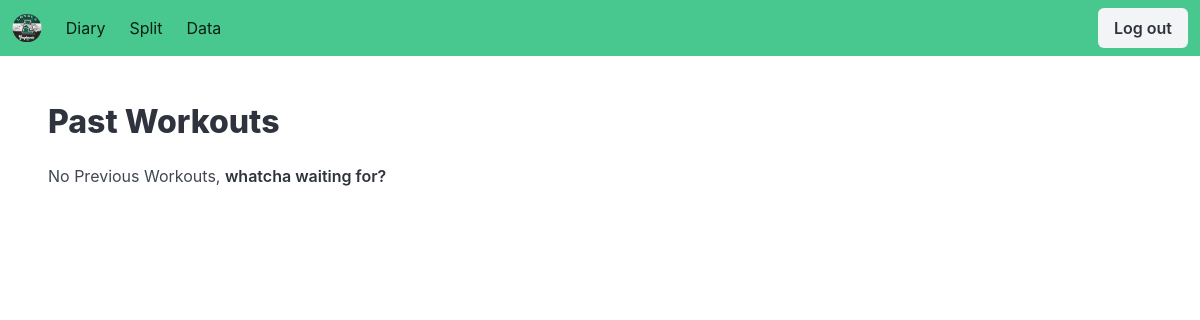
Before: /houndfit_main/diary/ (signed in) with the older database file.
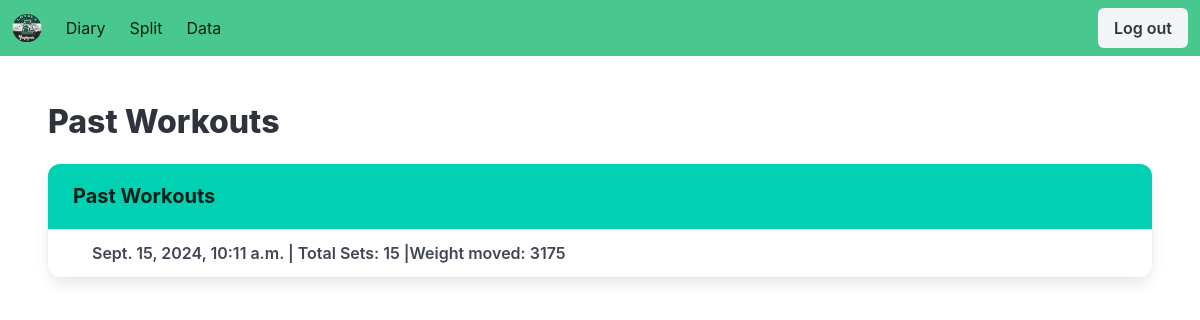
After: the same page with the newer database file.
### houndfit_main/models.py (models this page shows)
class PastWorkouts(models.Model):
	user = models.ForeignKey(User, on_delete=models.CASCADE, related_name='past_workouts', null=True)
	date = models.DateTimeField()
	exercises = models.CharField(max_length=1000)
	days = models.CharField(max_length=7)
	sets_per_exercise = models.CharField(max_length=100)
	reps = models.CharField(max_length=300)
	weight = models.CharField(max_length=500)

### houndfit_main/views.py (the view)
# urls.py: path('diary/', views.PastWorkoutUserListView.as_view(), name='diary'),
class PastWorkoutUserListView(LoginRequiredMixin, generic.ListView):
	model = PastWorkouts
	context_object_name = 'past_workouts'
	template_name = 'houndfit_main/past_workouts_user.html'
	def get_queryset(self):
		return (
			PastWorkouts.objects.filter(user=self.request.user)
		)
	def get_context_data(self, **kwargs):
		data = super().get_context_data(**kwargs)
		all_past_workouts = self.object_list
		if all_past_workouts.count() != 0:
			data['past_workouts'] = convert_object_list_to_past_workouts(all_past_workouts)
		return data

### houndfit_main/obj_list_convert.py (called while the page is built)
def convert_object_list_to_past_workouts(object_list: QuerySet[PastWorkouts]) -> list[DiaryRepresentation]:
	past_workouts = []
	for obj in object_list:
		sets = obj.sets_per_exercise.split(',')
		total_sets = 0
		for set_amount in sets:
			total_sets += int(set_amount)
		weights = obj.weight.split(',')
		total_weight = 0
		for weight in weights:
			total_weight += int(weight)
		date = obj.date
		past_workouts.append(DiaryRepresentation(date, total_sets, total_weight))
	return past_workouts

### templates/houndfit_main/past_workouts_user.html (shortened to what this page needs)
{% extends "base.html" %}
{% block content %}
<section class="section">
	<h1 class="title">Past Workouts</h1>
	{% if past_workouts %}
	<nav class="panel is-primary">
		<p class="panel-heading">Past Workouts</p>
		{% for workout in past_workouts %}
		<a class="panel-block is-active">
			<span class="panel-icon">
			</span>
			<strong>{{ workout.date }} | Total Sets: {{workout.sets}} |Weight moved: {{workout.weights}}</strong>
		</a>
		{% endfor %}
	</nav>
	{% else %}
	<p>No Previous Workouts, <strong>whatcha waiting for?</strong></p>
	{% endif %}
</section>
{% endblock %}

### templates/base.html (shortened to what this page needs)
<!DOCTYPE html>
<html>
<head>
	<link rel="stylesheet" href="https://cdn.jsdelivr.net/npm/bulma@1.0.2/css/bulma.min.css">
</head>
<body>
	<header>
		<nav class="navbar is-success" role="navigation" aria-label="main navigation">
			<div class="navbar-brand">
				{% load static %}
				<a class="navbar-item" href="/">
					<img class="" src="{% static 'houndfit_main/loyola_logo.png' %}">
				</a>
			</div>
			<div id="navbarBasicExample" class="navbar-menu">
				<div class="navbar-start">
					<a class="navbar-item" href="{% url 'diary' %}">
						Diary
					</a>
					<a class="navbar-item" href="{% url 'split' %}">
						Split
					</a>
					<a class="navbar-item" href="{% url 'data' %}">
						Data
					</a>
				</div>
				<div class="navbar-end">
					<div class="navbar-item">
						{% if user.is_authenticated %}
						<div class="buttons">
							<form method="post" action="{% url 'logout' %}">
								<button class="button is-light" type="submit">
									<strong>Log out</strong>
								</button>
							</form>
						</div>
						{% endif %}
					</div>
				</div>
			</div>
		</nav>
	</header>
	{% block content %}
	{% endblock %}
</body>
</html>

Changed rows visible on the page:
added PastWorkouts: date "Sept. 15, 2024, 10:11 a.m."
Other visible differences:
text no longer shown: "No Previous Workouts, whatcha waiting for?"
text now shown: "Past Workouts"
new list line: "| Total Sets: 15 |Weight moved: 3175"
